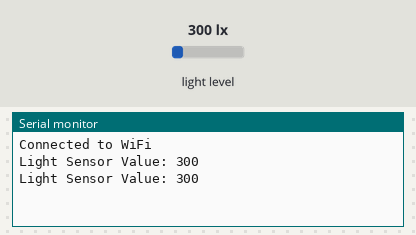
Bench run of a sketch on a simulated Arduino MKR. On the bench: the last lines printed to the serial monitor. Inputs (shaded band) come from the test bench; at power-on: light level 300 lx. WiFi joins after 1.5 s; servers stay silent unless stated; web services answer with replies made up by the test bench.

Above: at 2.7 s.
2.8 s: light level set to 1000 lx
At 4.5 s:
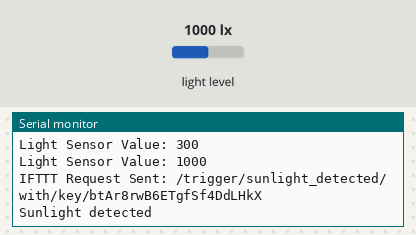
5.2 s: light level set to 40 lx
At 6.4 s:
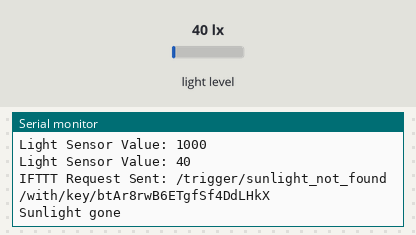
Timing chart, 0 to 8.2 s (numbered marks = the images above; inputs shaded):
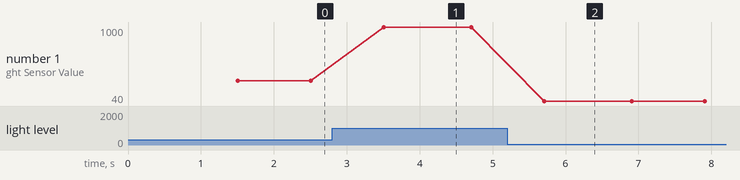

The sketch:

sketch_iot_cloud.ino
```cpp
#include <WiFiNINA.h>         // Library for WiFi connection
#include <ArduinoHttpClient.h> // Library for HTTP requests
#include <BH1750.h>
#include <Wire.h>

BH1750 lightMeter;

// WiFi credentials
const char* ssid = "abc";  // Replace with your WiFi SSID
const char* password = "abcdefgh"; // Replace with your WiFi password

// IFTTT Webhook Key
const char* iftttKey = "btAr8rwB6ETgfSf4DdLHkX";  // Replace with your IFTTT Key
WiFiClient wifi;
HttpClient client = HttpClient(wifi, "maker.ifttt.com", 80);

// Light Sensor Setup
const int threshold = 800;       // Adjust this based on your sensor's readings
bool sunlightState = false;  // Track if sunlight is detected

void setup() {
    Serial.begin(9600);
    // Connect to WiFi
    WiFi.begin(ssid, password);
    while (WiFi.status() != WL_CONNECTED) {
        delay(1000);
        Serial.println("Connecting to WiFi...");
    }
    Serial.println("Connected to WiFi");
    Wire.begin();
    lightMeter.begin();

}

void sendIFTTTRequest(const char* event) {
    String url = "/trigger/" + String(event) + "/with/key/" + iftttKey;
    client.get(url);
    Serial.println("IFTTT Request Sent: " + url);
}

void loop() {
    int lightValue = lightMeter.readLightLevel();  // Read light sensor value
    Serial.print("Light Sensor Value: ");
    Serial.println(lightValue);

    if (lightValue > threshold && !sunlightState) {
        sendIFTTTRequest("sunlight_detected");  // Trigger when sunlight appears
        sunlightState = true;
        Serial.println("Sunlight detected");
    }
    else if (lightValue <= threshold && sunlightState) {
        sendIFTTTRequest("sunlight_not_found");  // Trigger when sunlight disappears
        sunlightState = false;
        Serial.println("Sunlight gone");
    }

    delay(1000);  // Check every 1 minute
}
```

Measured:
- after the input at 2.8 s, the serial monitor: prints a new line after 0.70 s (image 1)
- after the input at 5.2 s, the serial monitor: prints a new line after 0.51 s (image 2)
- plotted number 1: 300 → 1000 after the input at 2.8 s, 1000 → 40 after the input at 5.2 s
